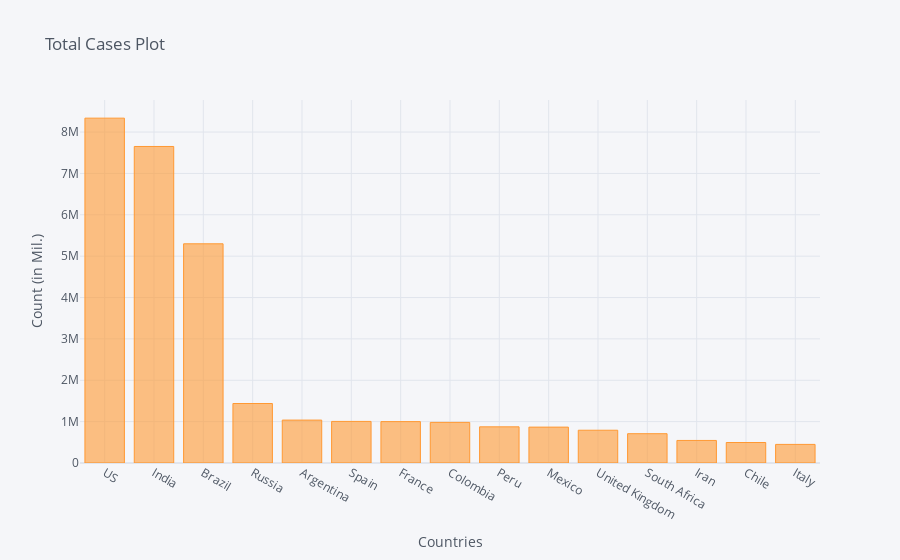

The notebook cell this image was saved under:
### Code cell
corona_dframe_agg_plot.iplot(kind='bar', x='Country/Region', y='10/21/20',
                             title='Total Cases Plot',xTitle='Countries',yTitle='Count (in Mil.)')

### Figure 1 — Plotly figure (JSON) as saved in the notebook; plotly's stock layout.template omitted (floating-point values rounded to 4 significant figures)
{"data": [{"marker": {"color": "rgba(255, 153, 51, 0.6)", "line": {"color": "rgba(255, 153, 51, 1.0)", "width": 1}}, "name": "10/21/20", "orientation": "v", "text": "", "type": "bar", "x": ["US", "India", "Brazil", "Russia", "Argentina", "Spain", "France", "Colombia", "Peru", "Mexico", "United Kingdom", "South Africa", "Iran", "Chile", "Italy"], "y": [8336031, 7651107, 5298772, 1438219, 1037325, 1005295, 1000369, 981700, 874118, 867559, 792194, 708359, 545286, 495637, 449648]}], "layout": {"legend": {"bgcolor": "#F5F6F9", "font": {"color": "#4D5663"}}, "paper_bgcolor": "#F5F6F9", "plot_bgcolor": "#F5F6F9", "title": {"font": {"color": "#4D5663"}, "text": "Total Cases Plot"}, "xaxis": {"gridcolor": "#E1E5ED", "showgrid": true, "tickfont": {"color": "#4D5663"}, "title": {"font": {"color": "#4D5663"}, "text": "Countries"}, "zerolinecolor": "#E1E5ED"}, "yaxis": {"gridcolor": "#E1E5ED", "showgrid": true, "tickfont": {"color": "#4D5663"}, "title": {"font": {"color": "#4D5663"}, "text": "Count (in Mil.)"}, "zerolinecolor": "#E1E5ED"}}}
